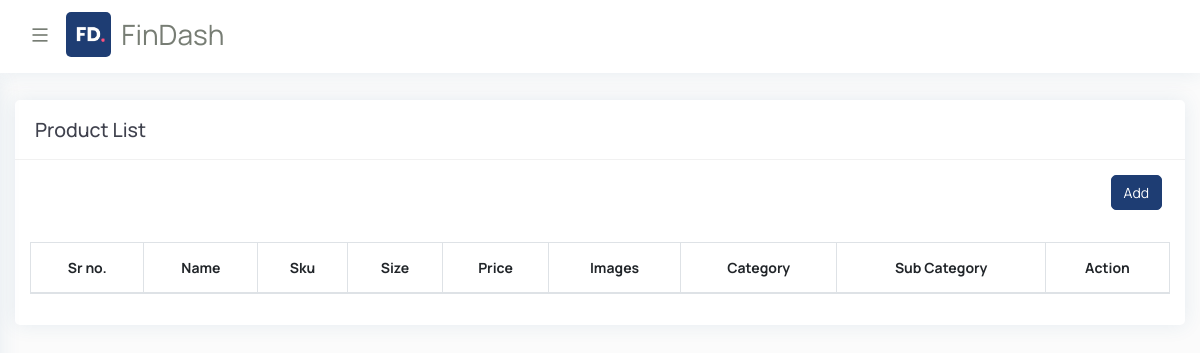
Before: /show_product/ with the older database file.
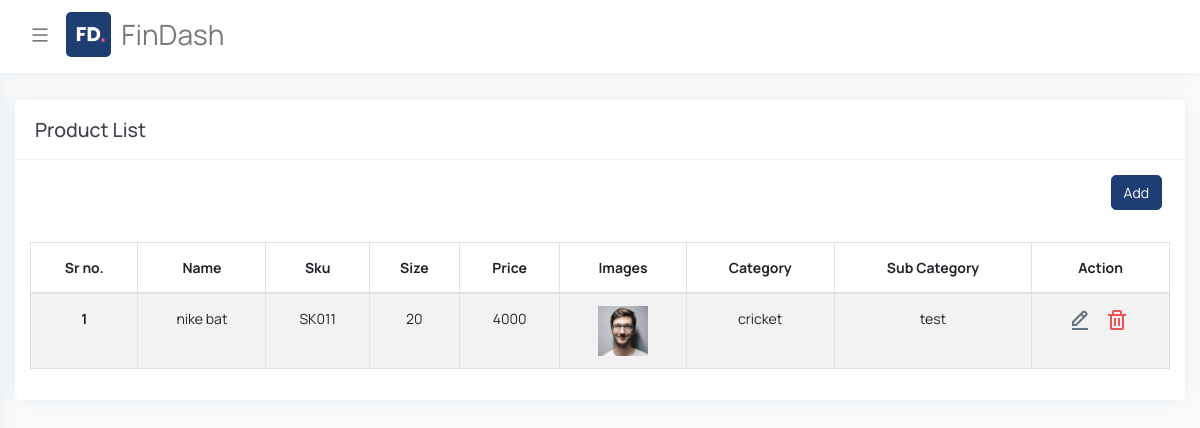
After: the same page with the newer database file.
### demo_admin/models.py (models this page shows)
class Product(models.Model):
    product_name=models.CharField(max_length=10,null=True,blank=True)
    product_sku=models.CharField(max_length=10,null=True,blank=True,unique=True)
    product_size=models.CharField(max_length=10,null=True,blank=True)
    price=models.IntegerField()
    images=models.ImageField(upload_to='images',null=True,blank=True)
    category_id=models.ForeignKey(Category,on_delete=models.SET_NULL,null=True,blank=True)
    sub_category_id=models.ForeignKey(Sub_Category,on_delete=models.SET_NULL,null=True,blank=True)
    created_at=models.DateTimeField(default=timezone.now)
    updated_at=models.DateTimeField(default=timezone.now)

class Category(models.Model):
    category_name=models.CharField(max_length=10,null=True,blank=True)
    category_image=models.ImageField(upload_to='images',null=True,blank=True)
    category_code=models.CharField(max_length=10,null=True,blank=True)
    created_at=models.DateTimeField(default=timezone.now)
    updated_at=models.DateTimeField(default=timezone.now)

class Sub_Category(models.Model):
    category_id=models.ForeignKey(Category,on_delete=models.SET_NULL,null=True,blank=True)
    sub_category_name=models.CharField(max_length=10,null=True,blank=True)
    sub_category_image=models.ImageField(upload_to='images',null=True,blank=True)
    sub_category_code=models.CharField(max_length=10,null=True,blank=True)
    created_at=models.DateTimeField(default=timezone.now)
    updated_at=models.DateTimeField(default=timezone.now)

### demo_admin/views.py (the view)
# urls.py: path('show_product/', views.show_product, name='show_product'),
def show_product(request):
    data=Product.objects.all()
    context={'data':data}
    return render(request,'admin_template/product/show_product.html',context)

### templates/admin_template/product/show_product.html (shortened to what this page needs)
{% extends 'admin_template/base.html' %}
{% load static %}
{% block body %}
<div id="content-page" class="content-page">
    <div class="container-fluid">
       <div class="row">
          <div class="col-sm-12">
             <div class="iq-card">
                <div class="iq-card-header d-flex justify-content-between">
                   <div class="iq-header-title">
                      <h4 class="card-title">Product List</h4>
                   </div>
                </div>
                <div class="iq-card-body">
                   <div id="table" class="table-editable">
                      <span class="table-add float-right mb-3 mr-2">
                        <a type="submit" href="{% url 'add_product' %}" class="btn btn-primary mb-3">Add</a>
                      </span>
                     <div class="table-responsive">
                        <table id="tableID" class="table table-bordered table-responsive-md table-striped text-center" >
                        <thead>
                            <tr width="100">
                              <th style="text-align: center">Sr no.</th>
                               <th style="text-align: center">Name</th>
                               <th style="text-align: center">Sku</th>
                               <th style="text-align: center">Size</th>
                               <th style="text-align: center">Price</th>
                               <th style="text-align: center">Images</th>
                               <th style="text-align: center">Category</th>
                               <th style="text-align: center">Sub Category</th>
                               <th style="text-align: center">Action</th>
                            </tr>
                         </thead>
                         <tbody>
                            {%for d in data%}
                            <tr>
                            <th scope="row" style="text-align: center;">{{ forloop.counter }}</th>
                            <td>{{d.product_name}}</td>
                            <td>{{d.product_sku}}</td>
                            <td style="text-align: center;">{{d.product_size}}</td>
                            <td style="text-align: center;">{{d.price}}</td>
                            <td style="text-align: center;">{% if d.images %}
                            <img src="{{d.images.url}}" width="50" height="50">
                            {% endif %}</td>
                            <td>{{d.category_id.category_name}}</td>
                            <td>{{d.sub_category_id.sub_category_name}}</td>
                           <td>
                              <a class="me-3" href="{% url 'edit_product' d.id %}" >
                                 <img src="{% static 'admin_static/images/icon/edit.svg'%}" alt="img">
                             </a>
                             <a class="me-3" href="{% url 'delete_product' d.id %}" onclick="return confirm('Are you sure you want to delete this?')">
                                 <img src="{% static 'admin_static/images/icon/delete.svg'%}" alt="img">
                             </a>
                           </td>
                           {%endfor%}
                            </tr>
                           </div>
                     </div>
                  </div>
               </div>
            </div>
         </div>
      </div>
   </div>
</div>
 {% endblock %}

Changed rows visible on the page:
added Product: product_name "nike bat", product_sku "SK011", product_size "20", price "4000", images (picture), category_id.category_name "cricket", sub_category_id.sub_category_name "test"
